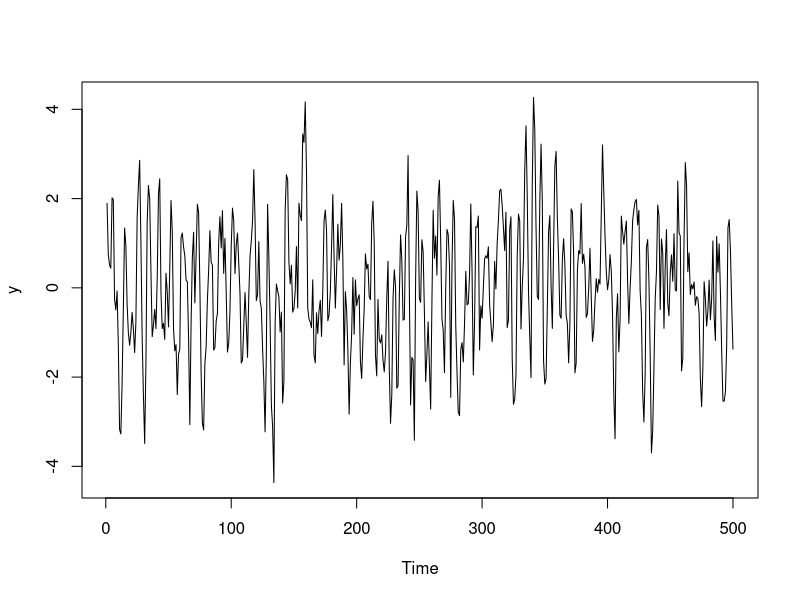
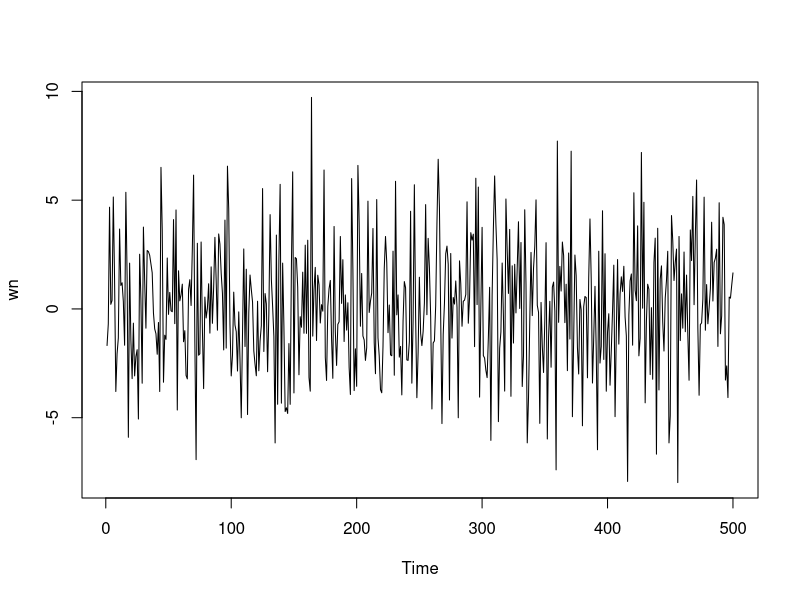
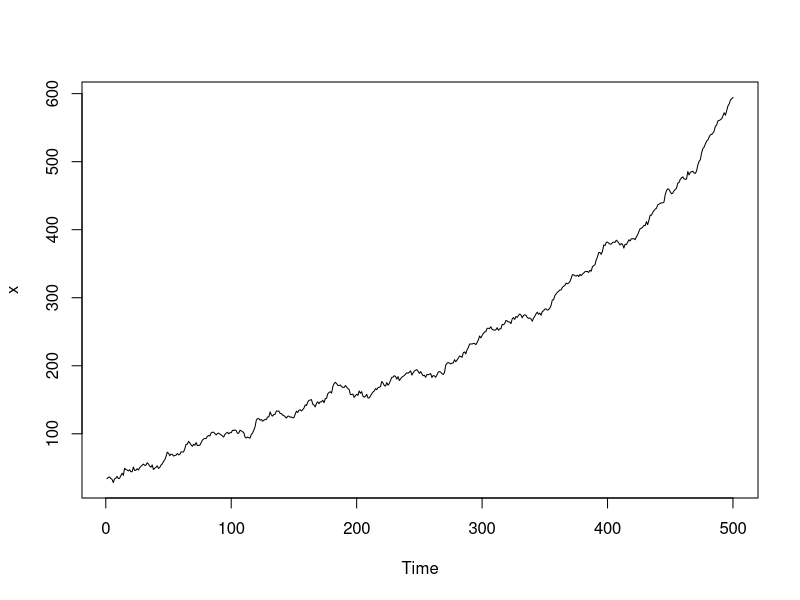
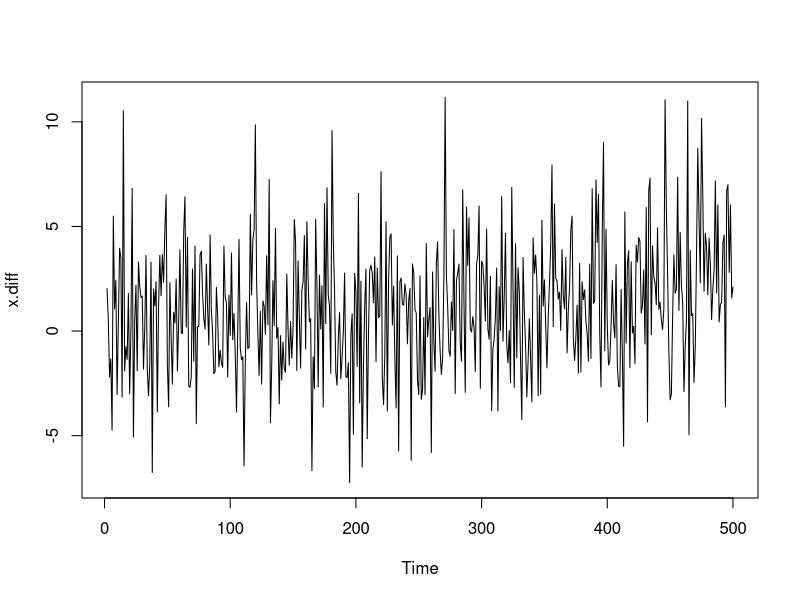

Source code (R) for these figures, in order:
#############################################
###                                       ###
###   Multivariate Time Series Analysis   ###
###        as a Tool for Studying         ###
###      Forest Business Development      ###
###          in Westphalia-Lippe          ###
###                                       ###
###          - Master's Thesis -          ###
###         Göttingen University          ###
###          Faculty of Forestry          ###
###                                       ###
###---------------------------------------###
###                                       ###
### Author:       Jan Schick              ###
### 1st examiner: Prof. Bernhard Möhring  ###
### 2nd examiner: Prof. Helmut Herwartz   ###
### Advisor:      Kai Husmann             ###
### Date:         20.03.2019              ###
###                                       ###
#############################################


###############################################################################
### White noise and AR(3) ###
#############################


### AR-process ----------------------------------------------------------------

y <- vector(length = 520, mode = "numeric")

set.seed(13)
for(i in seq(4, 520)){
  y[i] <- 0.9 * y[i-1] -0.5 * y[i-2] + 0.05 * y[i-3] + rnorm(1, 0, 1)
}
y <- as.ts(y[-1:-20])

plot(y)
# see fig. 1.1.1


### white noise ---------------------------------------------------------------

set.seed(123)
wn <- as.ts(rnorm(500, 0, 3))

plot(wn)
# see fig. 1.1.1


###############################################################################
### Stationarity ###
####################


### Non-Stationary data -------------------------------------------------------

x <- vector(length = 520, mode = "numeric")

set.seed(1337)
for(i in seq(2, 520)){
  x[i] <- 1.005 * x[i-1] + rnorm(1, 0, 3)
}
x <- as.ts(x[-1:-20])

plot(x)
# see fig. 1.3.1


### first order differences ---------------------------------------------------

x.diff <- diff(x)

plot(x.diff)
# see fig. 1.3.1


### testing for stationarity --------------------------------------------------

library(tseries)

adf.test(x)

adf.test(x.diff)

